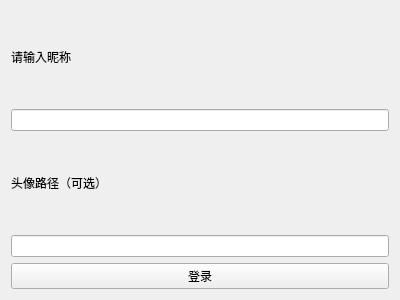
<?xml version="1.0" encoding="UTF-8"?>
<ui version="4.0">
 <class>LoginWindow</class>
 <widget class="QWidget" name="LoginWindow">
  <property name="geometry">
   <rect>
    <x>0</x>
    <y>0</y>
    <width>400</width>
    <height>300</height>
   </rect>
  </property>
  <property name="windowTitle">
   <string>登录</string>
  </property>
  <layout class="QVBoxLayout" name="verticalLayout">
   <item>
    <widget class="QLabel" name="label">
     <property name="text">
      <string>请输入昵称</string>
     </property>
    </widget>
   </item>
   <item>
    <widget class="QLineEdit" name="lineEdit_nickname"/>
   </item>
   <item>
    <widget class="QLabel" name="label_2">
     <property name="text">
      <string>头像路径（可选）</string>
     </property>
    </widget>
   </item>
   <item>
    <widget class="QLineEdit" name="lineEdit_avatar"/>
   </item>
   <item>
    <widget class="QPushButton" name="pushButton_login">
     <property name="text">
      <string>登录</string>
     </property>
    </widget>
   </item>
  </layout>
 </widget>
 <resources/>
 <connections/>
</ui>
